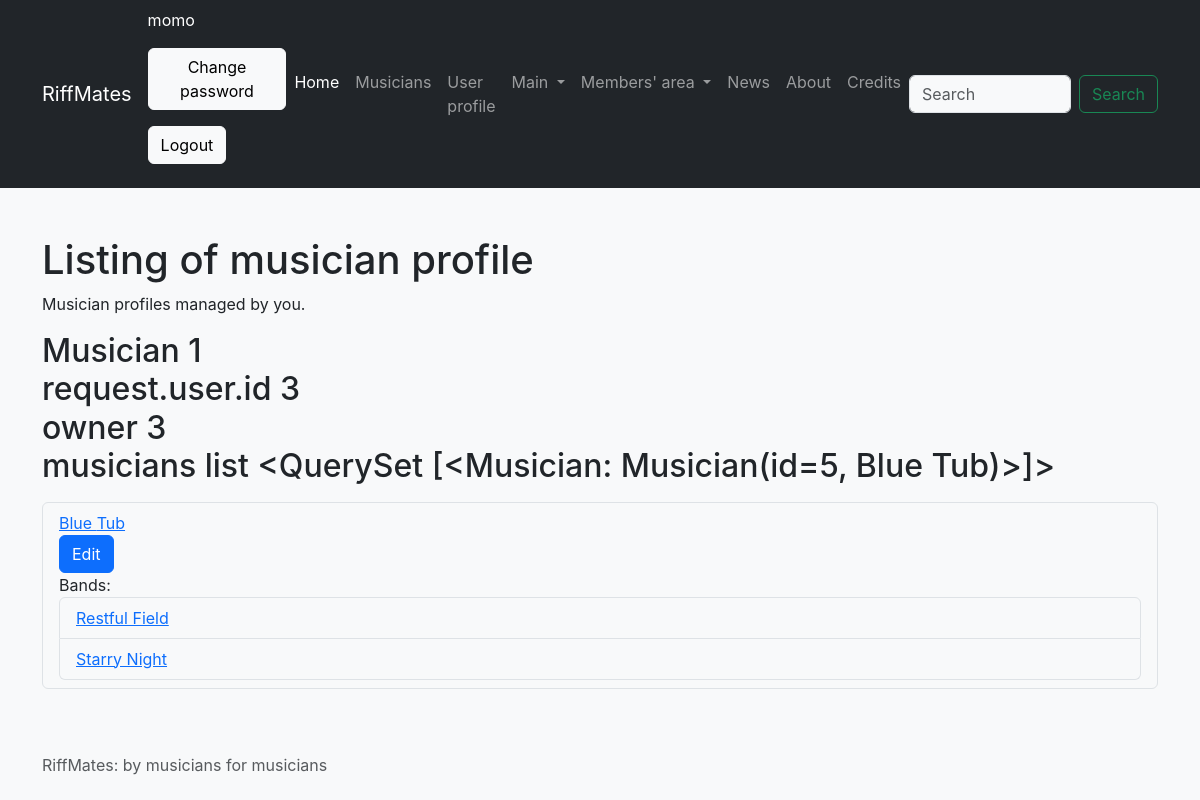
Page /bands/user_list_musician (signed in) on the earlier database version.
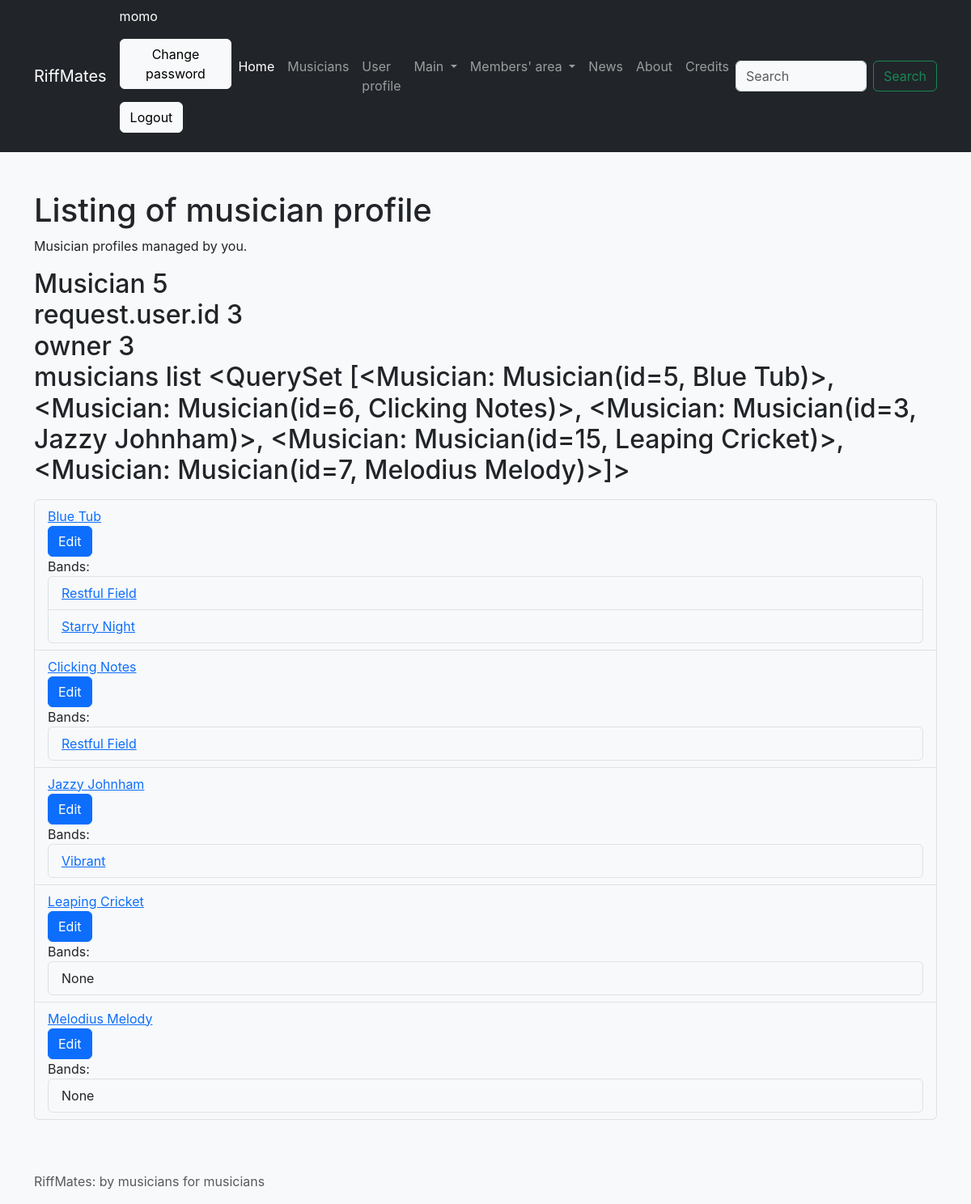
Same page on the later database version.
### bands/models.py (models this page shows, shortened)
class UserProfile(models.Model):
    user = models.OneToOneField(User, on_delete=models.CASCADE)
    musician_profiles = models.ManyToManyField(Musician, blank=True)
    venues_operated = models.ManyToManyField(Venue, blank=True)

class Musician(models.Model):
    id = models.SmallAutoField(
        primary_key=True,
    )
    first_name = models.CharField(
        verbose_name="First name",
        max_length=50,
        error_messages="Enter your first name",
    )
    last_name = models.CharField(
        verbose_name="Last name",
        max_length=50,
        error_messages="Enter your last name",
    )
    birth = models.DateField(
        verbose_name = "Date of birth",
        blank=True,
        error_messages="Enter your date of birth",
    )
    STYLE_MUSIC = {
        "ROCK": "Rock and roll",
        "RELA": "Relaxing",
        "LIVE": "Lively",
    }
    style = models.CharField(
        verbose_name="Style of music",
        max_length=4,
        choices=STYLE_MUSIC,
        default="RELA",
        error_messages="Choose your style of music",
    )
    description = models.TextField(
        verbose_name="Description",
        max_length=300,
        blank=True,
        error_messages="Enter a description"
    )
    picture = models.ImageField(
        verbose_name="Your profile picture",
        max_length=500000, # 500KB,
        blank=True, null=True,
        help_text="Photo in JPG and PNG format only. Not more than 500KB.",
        error_messages="Upload a picture",
    )
    class Meta:
        ordering = ["first_name"]
    def __str__(self):
        return f"Musician(id={self.id}, {self.first_name} {self.last_name})"

class BandGroup(models.Model):
    id = models.SmallAutoField(primary_key=True)
    name = models.CharField(max_length=20, default="Band Group", verbose_name="Band group")
    members = models.ManyToManyField(to="bands.Musician", verbose_name="Members")
    class Meta:
        ordering = ["name"]

### bands/views.py (the view)
def user_list_musician(request):
    data = {
        'title': 'List musician profile',
        'musicians': request.user.userprofile.musician_profiles.all(),
        'style_music': Musician.STYLE_MUSIC,
    }
    return render(request=request,
                  template_name="user_list_musician.html",
                  context=data)

### templates/user_list_musician.html (shortened to what this page needs)
{% extends "base.html" %}
{% block content %}
<h1>Listing of musician profile</h1>
<p>
    Musician profiles managed by you.
</p>
<p>
    <h2>
        Musician {{ musicians|length }}
        <br>
        request.user.id {{ request.user.id }}
        <br>
        owner {{ request.user.userprofile.user.id}}
        <br>
        musicians list {{ request.user.userprofile.musician_profiles.all }}
    </h2>
</p>
<p>
    <ul class="list-group">
        {% for m in musicians %}
        <li class="list-group-item">
            <a href="{% url "musician_detail" m.id %}">
                {{ m.first_name }} {{ m.last_name }}
            </a>
            <br>
            <a href="{% url 'user_edit_musician' m.id %}"
                class="btn btn-primary">
                Edit</a>
            <br>
            Bands:
            <ul class="list-group">
            {% if m.bandgroup_set.all|length != 0 %}
            {% for item in m.bandgroup_set.all %}
                <li class="list-group-item">
                    <a href="{% url 'bandgroup_detail' item.id %}">
                        {{ item.name }}
                    </a>
                </li>
            {% endfor %%}
            {% else %}
            <li class="list-group-item">None</li>
            {% endif %}
            </ul>
        </li>
        {% empty %}
        <li class="list-group-item">No musicians in the database</li>
        {% endfor %}
    </ul>
</p>
{% endblock content %}

### templates/base.html (shortened to what this page needs)
{% load django_browser_reload %}
{% load static %}
<!doctype html>
<html lang="en">
  <head>
    <link href="https://cdn.jsdelivr.net/npm/bootstrap@5.3.2/dist/css/bootstrap.min.css" rel="stylesheet">
    <link rel="stylesheet" href="{% static 'styles.css' %}">
    <link rel="stylesheet" href="{% static 'main.css' %}">
  </head>
  <body>
    {% block navbar %}
    <nav class="navbar navbar-expand-lg navbar-dark bg-dark">
      <div class="container">
        <a class="navbar-brand" href="{% url 'index' %}">RiffMates</a>
            <div>
              {% if user.is_authenticated %}
              <p class="text-white bg-dark">{{ user.username }}</p>
              <p>
              <form id="password-change-form" method="POST"
                action="{% url 'password_change' %}">
                <button type="submit" class="btn btn-light">Change password</button>
              </form>
              </p>
              <p>
              <form id="logout-form" method="POST"
                action="{% url 'logout' %}" >
                <button type="submit" class="btn btn-light">Logout</button>
              </form>
             </p>
              {% endif %}
            </div>
        <div class="collapse navbar-collapse" id="navbarSupportedContent">
          <ul class="navbar-nav me-auto mb-2 mb-lg-0">
            <li class="nav-item">
              <a class="nav-link active" aria-current="page"
              href="{% url 'index' %}">
                Home</a>
            </li>
            <li class="nav-item">
              <a class="nav-link"
              href="{% url 'musicians_list' %}">Musicians</a>
            </li>
            <li class="nav-item">
              <a class="nav-link" href="{% url 'user_profile' %}">
                User profile</a>
            </li>
            <li class="nav-item dropdown">
              <a class="nav-link dropdown-toggle" href="#" id="navbarDropdown" role="button" data-bs-toggle="dropdown" aria-expanded="false">
                Main
              </a>
              </li>
                {% if user.is_authenticated %}
                <li class="nav-item dropdown">
                  <a class="nav-link dropdown-toggle" href="#" id="navbarDropdown" role="button" data-bs-toggle="dropdown" aria-expanded="false">
                    Members' area
                  </a>
                  </li>
                  {% endif %}
                <li class="nav-item"><a class="nav-link"
                  href="{% url 'news' %}">News</a></li>
                <li class="nav-item"><a class="nav-link" href="{% url 'about' %}">
                  About</a></li>
                <li class="nav-item"><a class="nav-link" href="{% url 'credits' %}">
                  Credits</a></li>
          </ul>
          <form class="d-flex" role="search">
            <input class="form-control me-2" type="search" placeholder="Search" aria-label="Search">
            <button class="btn btn-outline-success" type="submit">Search</button>
          </form>
        </div>
      </div>
    </nav>
    {% endblock navbar %}
    <main>
    <div class="container my-5">
      {% block content %}{% endblock content %}
    </div>
    </main>
    <footer class="footer mt-auto py-3 bg-light">
        <div class="container">
          {% block footer %}
            <span class="text-muted">RiffMates: by musicians for musicians</span>
          {% endblock footer %}
        </div>
    </footer>
  </body>
</html>

Differences in the rows shown:
now on this page (row unchanged): Musician: first_name "Clicking", last_name "Notes", BandGroup (name "Restful Field")
now on this page (row unchanged): Musician: first_name "Jazzy", last_name "Johnham"
now on this page (row unchanged): BandGroup: name "Vibrant", shown under "Jazzy"
added Musician: first_name "Leaping", last_name "Cricket", shows "None"
now on this page (row unchanged): Musician: first_name "Melodius", last_name "Melody", shows "None"
Other differences:
{{ musicians|length }}: "1" → "5"
{{ request.user.userprofile.musician_profiles.all }}: "<QuerySet [<Musician: Musician(id=5, Blue Tub)>]>" → "<QuerySet [<Musician: Musician(id=5, Blue Tub)>, <Musician: Musician(id=6, Clicking Notes)>, <Musician: Musician(id=3, Jazzy Johnham)>, <Musician: Musician(id=15, Leaping Cricket)>, <Musician: Musician(id=7, Melodius Melody)>]>"
